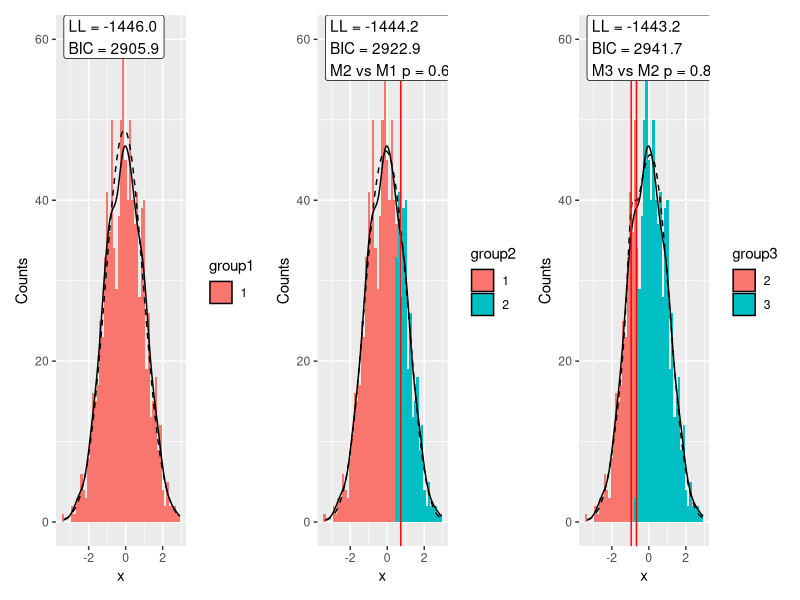
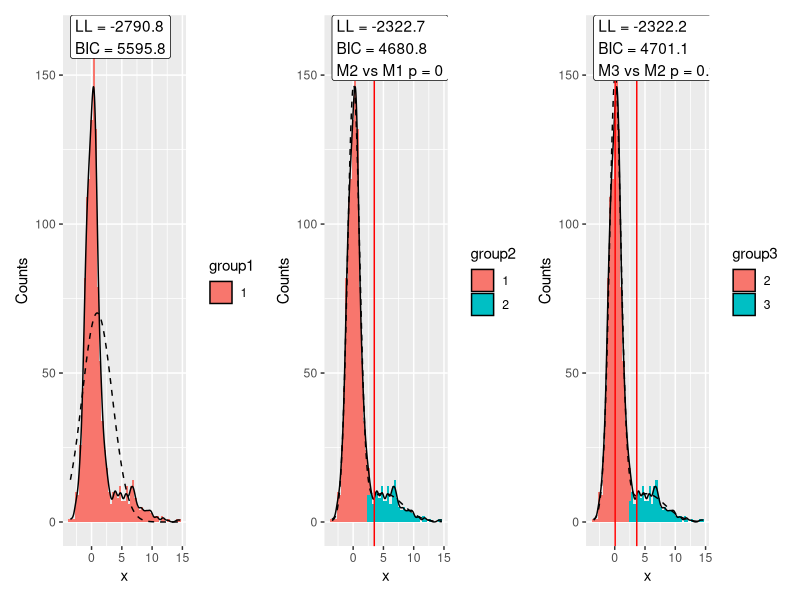
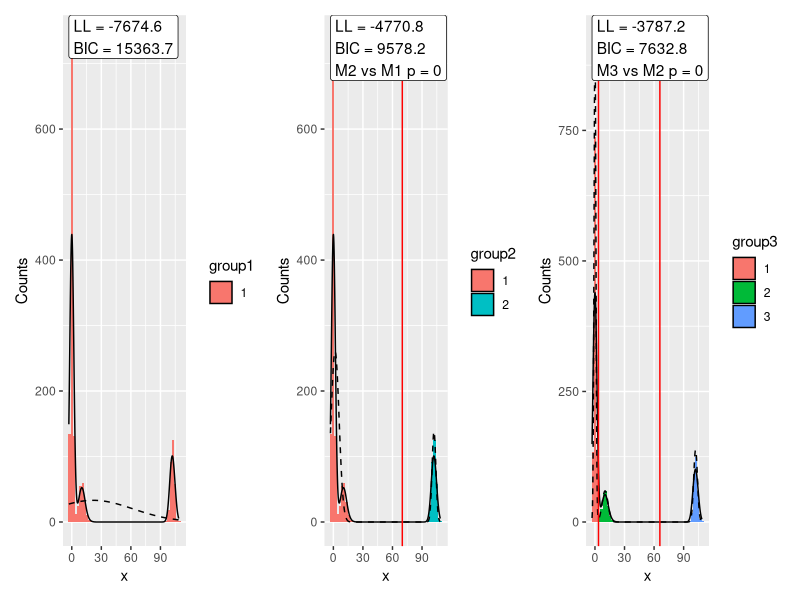

These figures' R source, in order:
# A function to analyse multimodality (in mixtures of normal distributions)

library(data.table)
library(MASS)
library(mixtools)
library(tidyr)
library(ggplot2)
library(patchwork)

multiModal <- function(x) {
  fit1 <- fitdistr(x,"normal")
  fit2 <- normalmixEM(x,k=2,mu = range(x),lambda=c(.5,.5),sigma=c(1,1)*sd(x),maxit = 1e4)
  fit3 <- normalmixEM(x,k=3,mu = c(min(x),mean(x),max(x)),lambda = c(1,1,1)/3,sigma=c(1,1,1)*sd(x),maxit = 1e4)
  
  fit1dens <- function(x) {
    dnorm(x,mean=fit1$estimate[1],sd=fit1$estimate[2])
  }
  
  fit2dens <- function(x) {
      fit2$lambda[1] * dnorm(x,mean=fit2$mu[1],sd=fit2$sigma[1]) + 
      fit2$lambda[2] * dnorm(x,mean=fit2$mu[2],sd=fit2$sigma[2])
  }

  t2 <- optimize(fit2dens,interval = fit2$mu)$minimum
  
  fit3dens <- function(x) {
      fit3$lambda[1] * dnorm(x,mean=fit3$mu[1],sd=fit3$sigma[1]) + 
      fit3$lambda[2] * dnorm(x,mean=fit3$mu[2],sd=fit3$sigma[2]) +
      fit3$lambda[3] * dnorm(x,mean=fit3$mu[3],sd=fit3$sigma[3])
  }
  
  t3 <- c(optimize(fit3dens,interval = fit3$mu[1:2])$minimum,
          optimize(fit3dens,interval = fit3$mu[2:3])$minimum)
    
  param1 <- 2
  param2 <- 4 + 1
  param3 <- 6 + 2
  
  bic1 <- log(fit1$n) * param1 - 2*fit1$loglik
  bic2 <- log(length(fit2$x)) * param2 - 2*fit2$loglik
  bic3 <- log(length(fit3$x)) * param3 - 2*fit3$loglik
  
  prob2 <- 1-pchisq(fit2$loglik-fit1$loglik,param2-param1)
  prob3 <- 1-pchisq(fit3$loglik-fit2$loglik,param3-param2)
  
  best <- fit1
  if(prob2 < 0.01) best <- fit2
  if(prob3 < 0.01) best <- fit3
  
  message(sprintf("Model 2 vs Model 1 Likelihood Ratio Test: p=%1.2g",prob2))
  message(sprintf("Model 3 vs Model 2 Likelihood Ratio Test: p=%1.2g",prob3))
  
  d0 <- data.table(x=x,
                   group1=factor(1),
                   group2=factor(apply(fit2$posterior,1,which.max),levels=1:3),
                   group3=factor(apply(fit3$posterior,1,which.max),levels=1:3))

  n <- length(x)
  
  binwidth <- diff(range(x)) / 50
  
  xrange <- seq(from=min(x),to=max(x),l=1000)
 
  p1 <- ggplot(d0) + aes(x) +
    geom_histogram(aes(fill=group1),binwidth=binwidth) +
    geom_density(aes(y=after_stat(density * n * binwidth))) +
    geom_line(aes(x=x,y),data=data.table(x=xrange,y=fit1dens(xrange) * n * binwidth),lty=2) +
    annotate("label",x=min(x),y=Inf,label=sprintf("LL = %.1f\nBIC = %.1f",fit1$loglik,bic1),hjust=0,vjust=1) +
    ylab("Counts")
    
  p2 <- ggplot(d0) + aes(x) +
    geom_histogram(aes(fill=group2),binwidth=binwidth) +
    geom_density(aes(y=after_stat(density * n * binwidth))) +
    geom_line(aes(x=x,y),data=data.table(x=xrange,y=fit2dens(xrange) * n * binwidth),lty=2) +
    geom_vline(xintercept = t2,color="red") +
    annotate("label",x=min(x),y=Inf,label=sprintf("LL = %.1f\nBIC = %.1f\nM2 vs M1 p = %1.2g",fit2$loglik,bic2,prob2),hjust=0,vjust=1) +
    ylab("Counts")
  
  p3 <- ggplot(d0) + aes(x) +
    geom_histogram(aes(fill=group3),binwidth=binwidth) +
    geom_density(aes(y=after_stat(density * n * binwidth))) + 
    geom_line(aes(x=x,y),data=data.table(x=xrange,y=fit3dens(xrange) * n * binwidth),lty=2) +
    geom_vline(xintercept = t3,color="red") +
    annotate("label",x=min(x),y=Inf,label=sprintf("LL = %.1f\nBIC = %.1f\nM3 vs M2 p = %1.2g",fit3$loglik,bic3,prob3),hjust=0,vjust=1) +
    ylab("Counts")
  
    
  print(p1 + p2 + p3)
  
  invisible(list(fit1=fit1,fit2=fit2,fit3=fit3,f1d=fit1dens,f2d=fit2dens,f3d=fit3dens,t2=t2,t3=t3,best=best))
}

# run some examples

multiModal(rnorm(1000))
multiModal(c(rnorm(1000),rnorm(200,5,3)))
multiModal(c(rnorm(1000),rnorm(200,10,3),rnorm(300,102,2)))

           
